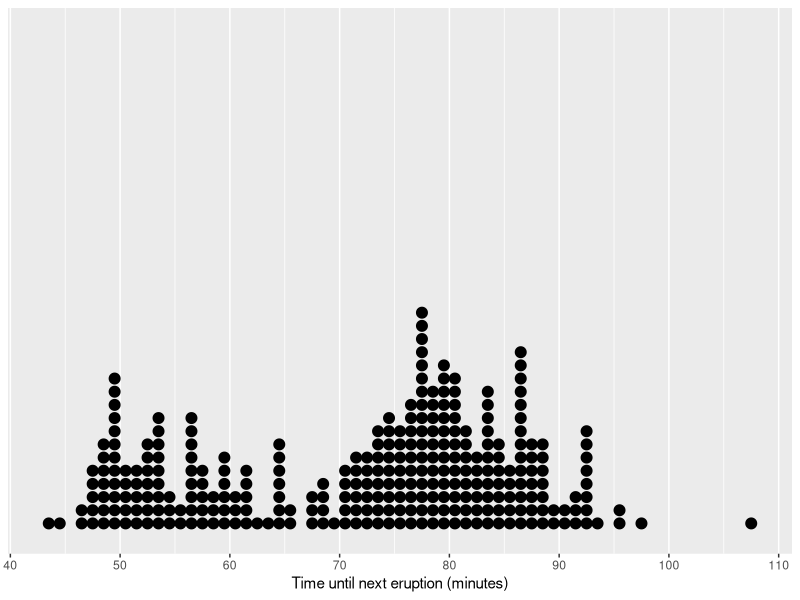
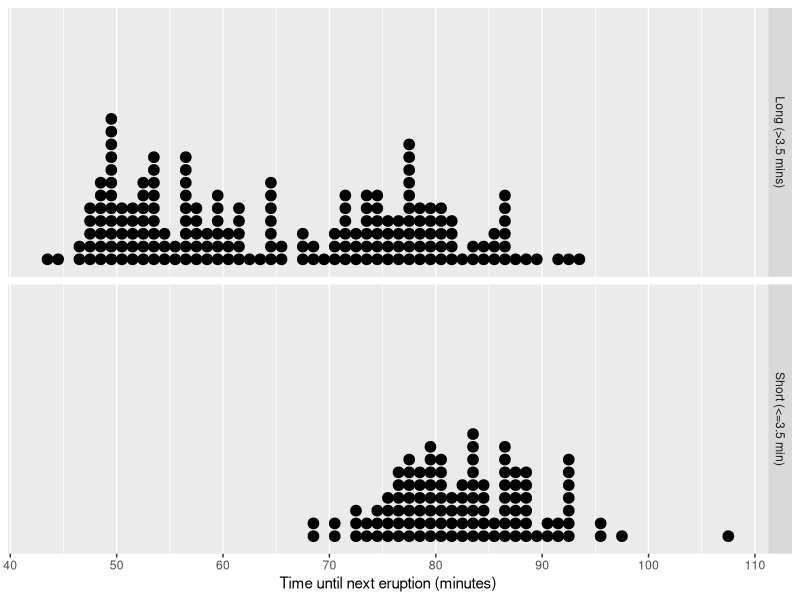

The R source for these figures, in order:
## ---- chunk 1

library(ggplot2)
library(tidyverse)
knitr::opts_chunk$set(message = F, warning = F, echo = F)
## ---- chunk 2
data(geyser, package = "MASS")
ggplot(aes(x = waiting), data = geyser) + 
  geom_dotplot(binwidth = 1, method = "histodot", stackratio = 1.2, origin = 1) +
  scale_y_continuous(NULL, breaks = NULL) + 
  scale_x_continuous("Time until next eruption (minutes)", breaks = seq(40, 120, by = 10))
## ---- chunk 3
geyser %>%
  mutate(Length = ifelse(geyser$duration > 3.5, "Long (>3.5 mins)", "Short (<=3.5 min)")) %>%
ggplot(aes(x = waiting)) + 
  facet_grid(Length~.) + 
  geom_dotplot(binwidth = 1, method = "histodot", stackratio = 1.2, origin = 1) +
  scale_y_continuous(NULL, breaks = NULL) + 
  scale_x_continuous("Time until next eruption (minutes)", breaks = seq(40, 120, by = 10))
